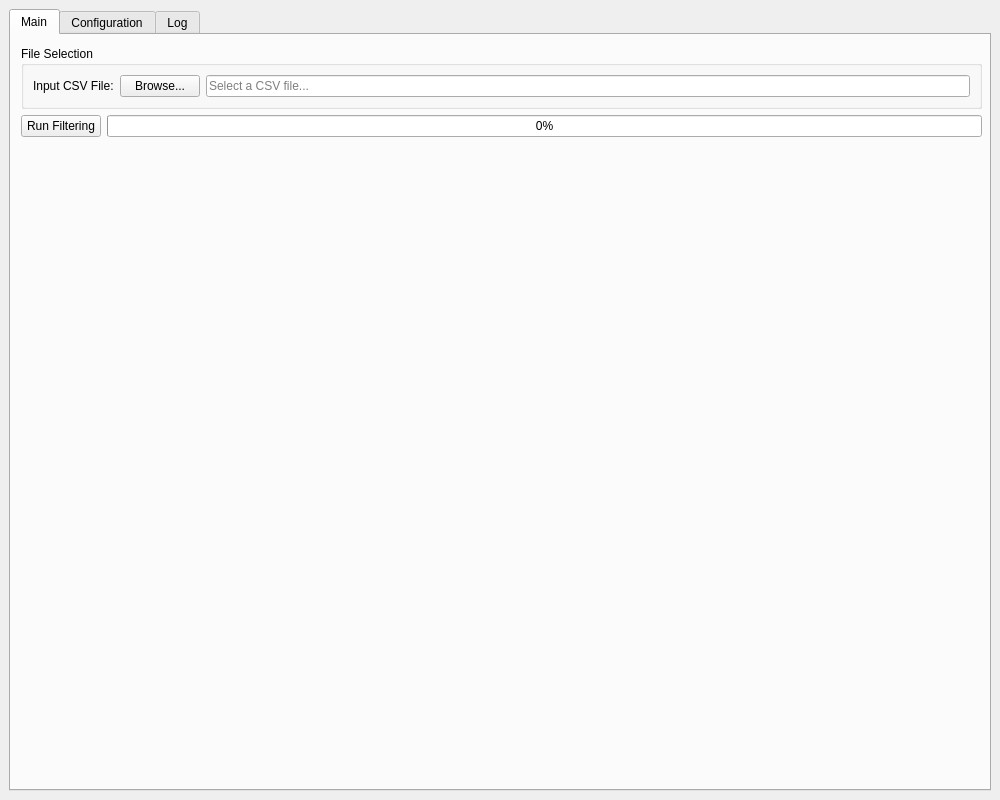
<?xml version="1.0" encoding="UTF-8"?>
<ui version="4.0">
 <class>MainWindow</class>
 <widget class="QMainWindow" name="MainWindow">
  <property name="geometry">
   <rect>
    <x>0</x>
    <y>0</y>
    <width>1000</width>
    <height>800</height>
   </rect>
  </property>
  <property name="windowTitle">
   <string>Matrix Distance Filter</string>
  </property>
  <widget class="QWidget" name="centralwidget">
   <layout class="QVBoxLayout" name="verticalLayout">
    <item>
     <widget class="QTabWidget" name="tab_widget">
      <property name="currentIndex">
       <number>0</number>
      </property>
      <widget class="QWidget" name="main_tab">
       <attribute name="title">
        <string>Main</string>
       </attribute>
       <widget class="QWidget" name="">
        <property name="geometry">
         <rect>
          <x>10</x>
          <y>11</y>
          <width>961</width>
          <height>721</height>
         </rect>
        </property>
        <layout class="QVBoxLayout" name="verticalLayout_3">
         <item>
          <widget class="QGroupBox" name="file_group">
           <property name="title">
            <string>File Selection</string>
           </property>
           <layout class="QHBoxLayout" name="horizontalLayout">
            <item>
             <widget class="QLabel" name="label">
              <property name="text">
               <string>Input CSV File:</string>
              </property>
             </widget>
            </item>
            <item>
             <widget class="QPushButton" name="browse_button">
              <property name="text">
               <string>Browse...</string>
              </property>
             </widget>
            </item>
            <item>
             <widget class="QLineEdit" name="file_path_edit">
              <property name="placeholderText">
               <string>Select a CSV file...</string>
              </property>
             </widget>
            </item>
           </layout>
          </widget>
         </item>
         <item>
          <layout class="QHBoxLayout" name="horizontalLayout_2">
           <item>
            <widget class="QPushButton" name="run_button">
             <property name="text">
              <string>Run Filtering</string>
             </property>
            </widget>
           </item>
           <item>
            <widget class="QProgressBar" name="progress_bar">
             <property name="value">
              <number>0</number>
             </property>
            </widget>
           </item>
          </layout>
         </item>
         <item>
          <spacer name="verticalSpacer">
           <property name="orientation">
            <enum>Qt::Orientation::Vertical</enum>
           </property>
           <property name="sizeHint" stdset="0">
            <size>
             <width>17</width>
             <height>37</height>
            </size>
           </property>
          </spacer>
         </item>
        </layout>
       </widget>
      </widget>
      <widget class="QWidget" name="config_tab">
       <attribute name="title">
        <string>Configuration</string>
       </attribute>
       <layout class="QVBoxLayout" name="config_tab_layout">
        <item>
         <widget class="QScrollArea" name="config_scroll">
          <property name="widgetResizable">
           <bool>true</bool>
          </property>
          <widget class="QWidget" name="scrollAreaWidgetContents">
           <property name="geometry">
            <rect>
             <x>0</x>
             <y>0</y>
             <width>933</width>
             <height>1327</height>
            </rect>
           </property>
           <layout class="QVBoxLayout" name="config_layout">
            <item>
             <widget class="QGroupBox" name="csv_group">
              <property name="title">
               <string>CSV Settings</string>
              </property>
              <layout class="QVBoxLayout" name="csv_layout">
               <item>
                <widget class="QLabel" name="label_2">
                 <property name="text">
                  <string>Separator:</string>
                 </property>
                </widget>
               </item>
               <item>
                <widget class="QLineEdit" name="separator_edit">
                 <property name="text">
                  <string>,</string>
                 </property>
                </widget>
               </item>
               <item>
                <widget class="QLabel" name="label_3">
                 <property name="text">
                  <string>Quote Character:</string>
                 </property>
                </widget>
               </item>
               <item>
                <widget class="QLineEdit" name="quotechar_edit">
                 <property name="text">
                  <string>&quot;</string>
                 </property>
                </widget>
               </item>
               <item>
                <widget class="QLabel" name="label_4">
                 <property name="text">
                  <string>Encoding:</string>
                 </property>
                </widget>
               </item>
               <item>
                <widget class="QLineEdit" name="encoding_edit">
                 <property name="text">
                  <string>utf-8</string>
                 </property>
                </widget>
               </item>
              </layout>
             </widget>
            </item>
            <item>
             <widget class="QGroupBox" name="col_group">
              <property name="title">
               <string>Column Settings</string>
              </property>
              <layout class="QVBoxLayout" name="col_layout">
               <item>
                <widget class="QLabel" name="label_5">
                 <property name="text">
                  <string>Distance Column:</string>
                 </property>
                </widget>
               </item>
               <item>
                <widget class="QLineEdit" name="distance_col_edit">
                 <property name="text">
                  <string>Distance Drive (meters)</string>
                 </property>
                </widget>
               </item>
               <item>
                <widget class="QLabel" name="label_6">
                 <property name="text">
                  <string>Origin Columns (comma separated):</string>
                 </property>
                </widget>
               </item>
               <item>
                <widget class="QLineEdit" name="origin_cols_edit">
                 <property name="text">
                  <string>Origin - name, Origin - Latitude</string>
                 </property>
                </widget>
               </item>
               <item>
                <widget class="QLabel" name="label_7">
                 <property name="text">
                  <string>Origin Latitude Column:</string>
                 </property>
                </widget>
               </item>
               <item>
                <widget class="QLineEdit" name="origin_lat_edit">
                 <property name="text">
                  <string>Origin - Latitude</string>
                 </property>
                </widget>
               </item>
               <item>
                <widget class="QLabel" name="label_8">
                 <property name="text">
                  <string>Origin Longitude Column:</string>
                 </property>
                </widget>
               </item>
               <item>
                <widget class="QLineEdit" name="origin_lon_edit">
                 <property name="text">
                  <string>Origin - Longitude</string>
                 </property>
                </widget>
               </item>
               <item>
                <widget class="QLabel" name="label_9">
                 <property name="text">
                  <string>Destination Latitude Column:</string>
                 </property>
                </widget>
               </item>
               <item>
                <widget class="QLineEdit" name="dest_lat_edit">
                 <property name="text">
                  <string>Destination - Latitude</string>
                 </property>
                </widget>
               </item>
               <item>
                <widget class="QLabel" name="label_10">
                 <property name="text">
                  <string>Destination Longitude Column:</string>
                 </property>
                </widget>
               </item>
               <item>
                <widget class="QLineEdit" name="dest_lon_edit">
                 <property name="text">
                  <string>Destination - Longitude</string>
                 </property>
                </widget>
               </item>
              </layout>
             </widget>
            </item>
            <item>
             <widget class="QGroupBox" name="filter_group">
              <property name="title">
               <string>Filter Settings</string>
              </property>
              <layout class="QVBoxLayout" name="filter_layout">
               <item>
                <widget class="QGroupBox" name="dist_filter_group">
                 <property name="title">
                  <string>Distance Filter</string>
                 </property>
                 <layout class="QVBoxLayout" name="dist_filter_layout">
                  <item>
                   <widget class="QLabel" name="label_11">
                    <property name="text">
                     <string>Initial Distance (m):</string>
                    </property>
                   </widget>
                  </item>
                  <item>
                   <widget class="QDoubleSpinBox" name="dist_init_spin">
                    <property name="maximum">
                     <double>100000.000000000000000</double>
                    </property>
                    <property name="value">
                     <double>99.989999999999995</double>
                    </property>
                   </widget>
                  </item>
                  <item>
                   <widget class="QLabel" name="label_13">
                    <property name="text">
                     <string>Step Size (m):</string>
                    </property>
                   </widget>
                  </item>
                  <item>
                   <widget class="QDoubleSpinBox" name="dist_step_spin">
                    <property name="minimum">
                     <double>1.000000000000000</double>
                    </property>
                    <property name="maximum">
                     <double>1000.000000000000000</double>
                    </property>
                    <property name="value">
                     <double>99.989999999999995</double>
                    </property>
                   </widget>
                  </item>
                  <item>
                   <widget class="QLabel" name="label_14">
                    <property name="text">
                     <string>Minimum Edges:</string>
                    </property>
                   </widget>
                  </item>
                  <item>
                   <widget class="QSpinBox" name="dist_min_edges_spin">
                    <property name="minimum">
                     <number>1</number>
                    </property>
                    <property name="maximum">
                     <number>100</number>
                    </property>
                    <property name="value">
                     <number>10</number>
                    </property>
                   </widget>
                  </item>
                 </layout>
                </widget>
               </item>
               <item>
                <widget class="QGroupBox" name="std_filter_group">
                 <property name="title">
                  <string>Standard Deviation Filter</string>
                 </property>
                 <layout class="QVBoxLayout" name="std_filter_layout">
                  <item>
                   <widget class="QLabel" name="label_15">
                    <property name="text">
                     <string>Max Standard Deviation (m):</string>
                    </property>
                   </widget>
                  </item>
                  <item>
                   <widget class="QDoubleSpinBox" name="std_max_thresh_spin">
                    <property name="maximum">
                     <double>10000.000000000000000</double>
                    </property>
                    <property name="value">
                     <double>99.989999999999995</double>
                    </property>
                   </widget>
                  </item>
                  <item>
                   <widget class="QLabel" name="label_16">
                    <property name="text">
                     <string>Minimum Edges:</string>
                    </property>
                   </widget>
                  </item>
                  <item>
                   <widget class="QSpinBox" name="std_min_edges_spin">
                    <property name="minimum">
                     <number>1</number>
                    </property>
                    <property name="maximum">
                     <number>100</number>
                    </property>
                    <property name="value">
                     <number>7</number>
                    </property>
                   </widget>
                  </item>
                 </layout>
                </widget>
               </item>
               <item>
                <widget class="QGroupBox" name="dir_filter_group">
                 <property name="title">
                  <string>Direction Filter</string>
                 </property>
                 <layout class="QVBoxLayout" name="dir_filter_layout">
                  <item>
                   <widget class="QLabel" name="label_17">
                    <property name="text">
                     <string>Minimum Angle Difference (degrees):</string>
                    </property>
                   </widget>
                  </item>
                  <item>
                   <widget class="QDoubleSpinBox" name="dir_degree_spin">
                    <property name="maximum">
                     <double>180.000000000000000</double>
                    </property>
                    <property name="value">
                     <double>30.000000000000000</double>
                    </property>
                   </widget>
                  </item>
                  <item>
                   <widget class="QLabel" name="label_18">
                    <property name="text">
                     <string>Minimum Edges:</string>
                    </property>
                   </widget>
                  </item>
                  <item>
                   <widget class="QSpinBox" name="dir_min_edges_spin">
                    <property name="minimum">
                     <number>1</number>
                    </property>
                    <property name="maximum">
                     <number>100</number>
                    </property>
                    <property name="value">
                     <number>4</number>
                    </property>
                   </widget>
                  </item>
                 </layout>
                </widget>
               </item>
              </layout>
             </widget>
            </item>
            <item>
             <spacer name="verticalSpacer_2">
              <property name="orientation">
               <enum>Qt::Orientation::Vertical</enum>
              </property>
              <property name="sizeHint" stdset="0">
               <size>
                <width>20</width>
                <height>40</height>
               </size>
              </property>
             </spacer>
            </item>
           </layout>
          </widget>
         </widget>
        </item>
       </layout>
      </widget>
      <widget class="QWidget" name="log_tab">
       <attribute name="title">
        <string>Log</string>
       </attribute>
       <layout class="QVBoxLayout" name="log_layout">
        <item>
         <widget class="QScrollArea" name="log_scroll">
          <property name="widgetResizable">
           <bool>true</bool>
          </property>
          <widget class="QWidget" name="scrollAreaWidgetContents_2">
           <property name="geometry">
            <rect>
             <x>0</x>
             <y>0</y>
             <width>950</width>
             <height>681</height>
            </rect>
           </property>
           <layout class="QVBoxLayout" name="verticalLayout_2">
            <item>
             <widget class="QTextEdit" name="log_text">
              <property name="lineWrapMode">
               <enum>QTextEdit::LineWrapMode::NoWrap</enum>
              </property>
              <property name="readOnly">
               <bool>true</bool>
              </property>
             </widget>
            </item>
           </layout>
          </widget>
         </widget>
        </item>
        <item>
         <widget class="QPushButton" name="clear_log_button">
          <property name="text">
           <string>Clear Log</string>
          </property>
         </widget>
        </item>
       </layout>
      </widget>
     </widget>
    </item>
   </layout>
  </widget>
 </widget>
 <resources/>
 <connections/>
</ui>
